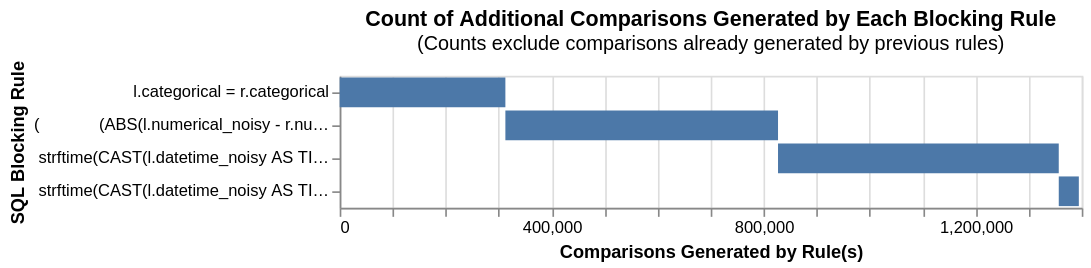

Notebook source saved alongside this figure:
### Markdown cell above
### Splink's blocking analysis tool

We can use this to take a look at how effective our blocking is. Each increment introduces more unique pairs (w.r.t. previous blocking rules) into the total - the approach here is to get rid of pairs that we KNOW cannot be matches.

### Code cell
from splink.blocking_analysis import (
    cumulative_comparisons_to_be_scored_from_blocking_rules_chart
)

brs = get_blocking_rules()

cumulative_comparisons_to_be_scored_from_blocking_rules_chart(
    table_or_tables=[df1, df2],
    blocking_rules=brs,
    db_api=db_api,
    link_type="link_only",
    unique_id_column_name=UNIQUE_ID_COL
)

### Figure 1 — Vega-Lite specification as saved in the notebook (floating-point values rounded to 4 significant figures)
{"config": {"view": {"continuousWidth": 300, "continuousHeight": 300}}, "data": {"name": "data-dae1affe402a923fb56f52e5ade4ac86"}, "mark": "bar", "encoding": {"order": {"field": "cumulative_rows"}, "tooltip": [{"field": "blocking_rule", "title": "SQL Condition", "type": "nominal"}, {"field": "row_count", "format": ",", "title": "Comparisons Generated", "type": "quantitative"}, {"field": "cumulative_rows", "format": ",", "title": "Cumulative Comparisons", "type": "quantitative"}, {"field": "cartesian", "format": ",", "title": "Total comparisons in Cartesian product", "type": "quantitative"}], "x": {"field": "start", "title": "Comparisons Generated by Rule(s)", "type": "quantitative"}, "x2": {"field": "cumulative_rows"}, "y": {"field": "blocking_rule", "sort": ["-x2"], "title": "SQL Blocking Rule"}}, "height": {"step": 20}, "title": {"text": "Count of Additional Comparisons Generated by Each Blocking Rule", "subtitle": "(Counts exclude comparisons already generated by previous rules)"}, "width": 450, "$schema": "https://vega.github.io/schema/vega-lite/v5.9.3.json", "datasets": {"data-dae1affe402a923fb56f52e5ade4ac86": [{"blocking_rule": "\n        l.categorical = r.categorical \n    ", "row_count": 312595, "cumulative_rows": 312595, "cartesian": 3481534, "match_key": "0", "start": 0}, {"blocking_rule": "\n        (\n            (ABS(l.numerical_noisy - r.numerical_noisy) / NULLIF(\n                CASE WHEN l.numerical_noisy > r.numerical_noisy THEN l.numerical_noisy ELSE r.numerical_noisy END, \n                0\n            )) < 0.25\n        )\n    ", "row_count": 514381, "cumulative_rows": 826976, "cartesian": 3481534, "match_key": "1", "start": 312595}, {"blocking_rule": "\n        strftime(CAST(l.datetime_noisy AS TIMESTAMP) + INTERVAL '1' DAY, '%Y%m') = strftime(CAST(r.datetime_noisy AS TIMESTAMP), '%Y%m')\n    ", "row_count": 529656, "cumulative_rows": 1356632, "cartesian": 3481534, "match_key": "2", "start": 826976}, {"blocking_rule": "\n        strftime(CAST(l.datetime_noisy AS TIMESTAMP) - INTERVAL '1' DAY, '%Y%m') = strftime(CAST(r.datetime_noisy AS TIMESTAMP), '%Y%m')\n    ", "row_count": 37874, "cumulative_rows": 1394506, "cartesian": 3481534, "match_key": "3", "start": 1356632}]}}
